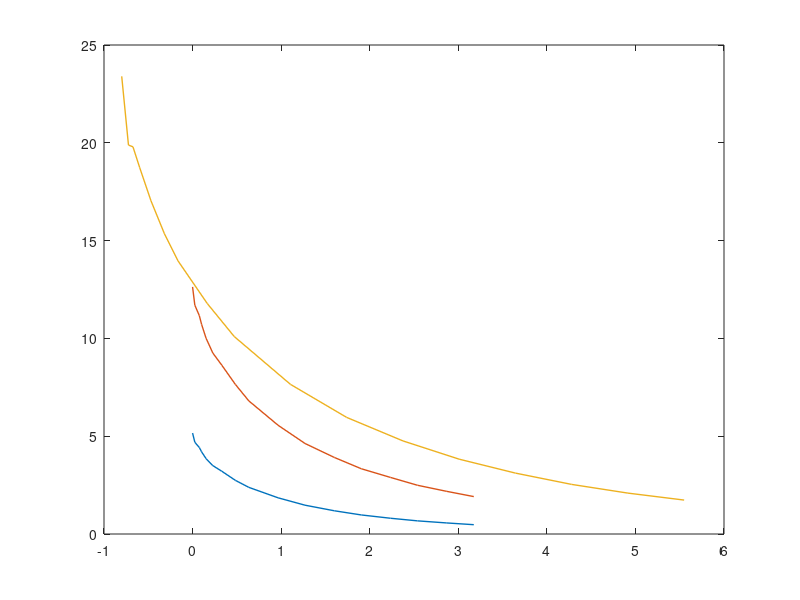

Write the MATLAB code that produced this figure. (Note: this script raises an error after producing the figure.)
%% this data belongs to K&J magnets who provided the magnets
%magnet 1 -> m1 is an N42 "D24DIA" magnet with a pull force of 1.16lbs
%magnet 2 -? m2 is an N42 "D36DIA" magnet with a pull force of 2.84lbs
%m2 were used in the robots for the paper

m1x = [0 0.001 0.003 0.004 0.006 0.009 0.013 0.019 0.025 0.038 0.05 0.063 0.075 0.088 0.1 0.113 0.125]*25.4; %in->mm
m1F = [1.16 1.055 0.994 0.945 0.866 0.786 0.721 0.617 0.536 0.416 0.331 0.267 0.219 0.181 0.151 0.127 0.107]*4.44822; %lbs->N
m2x = m1x;
m3x = [0 0.003 0.005 0.008 0.013 0.019 0.025 0.038 0.05 0.075 0.1 0.125 0.15 0.175 0.2 0.225 0.25]*25.4; %in->mm;
m2F = [2.84 2.63 2.51 2.41 2.25 2.08 1.94 1.72 1.53 1.25 1.04 0.88 0.75 0.65 0.56 0.49 0.43]*4.44822; %lbs->N
m3F = [5.26 4.47 4.45 4.21 3.83 3.45 3.14 2.65 2.27 1.72 1.34 1.07 0.86 0.7 0.57 0.47 0.39]*4.44822; %lbs->N
% fit quadratic curves
%%
% dXdata = m1x;
% dYdata = m1F;
% x = linspace(0,100,1000);
% % y = a*exp(-b*x);
% fun2 = @(w,xdata)(w(1)+exp(dXdata*(w(2))));
% x02 = [0,0];
% xFit2 = lsqcurvefit(fun2,x02,dXdata,dYdata);
% yAsy2 = xFit2(1).*x.^(xFit2(2));
% plot(x,yAsy2,dXdata,dYdata,'o'); grid;
% %%
% p2 = polyfit(m2x, m2F, 2);
% m2x_fit = linspace(min(m2x), 10, 100); % Generate x values for plotting
% m2F_fit = polyval(p2, m2x_fit); % Compute corresponding y values using the fitted polynomial coefficients
% 
% 
% 

figure
hold on
box on
plot(m1x, m1F,'LineWidth',1)
plot(m2x, m2F,'LineWidth',1)
plot(m3x-0.8, m3F,'LineWidth',1)

% plot(m1x_fit, m1F_fit, '--', 'LineWidth',1);
% plot(m2x_fit, m2F_fit, '--', 'LineWidth',1);

xline(2, '--', 'LineWidth', 1) %min 2.5mm is distance without window, 2 is tooth size
% yline(1.32, '--', 'LineWidth', 1) %0.135kg*9.81m/s2 ability to hang a robot from another
xline(0)
xlabel("Distance (mm)", 'Color', [0, 0, 0])
ylabel("F_m (N)", 'Color', [0, 0, 0])
xlim([-1 3])
% Set the figure's background color to white (optional)
set(gcf, 'Color', 'w');

% Set the axes properties
ax = gca;
ax.XColor = [0, 0, 0]; % X-axis color
ax.YColor = [0, 0, 0]; % Y-axis color


